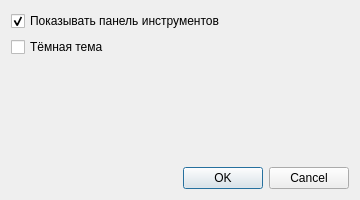
<?xml version="1.0" encoding="UTF-8"?>
<ui version="4.0">
 <class>SettingsDialog</class>
 <widget class="QDialog" name="SettingsDialog">
  <property name="geometry">
   <rect>
    <x>0</x>
    <y>0</y>
    <width>360</width>
    <height>200</height>
   </rect>
  </property>
  <property name="windowTitle">
   <string>Настройки</string>
  </property>
  <layout class="QVBoxLayout" name="verticalLayout">
   <item>
    <widget class="QCheckBox" name="checkBoxToolbar">
     <property name="text">
      <string>Показывать панель инструментов</string>
     </property>
     <property name="checked">
      <bool>true</bool>
     </property>
    </widget>
   </item>
   <item>
    <widget class="QCheckBox" name="checkBoxDark">
     <property name="text">
      <string>Тёмная тема</string>
     </property>
    </widget>
   </item>
   <item>
    <spacer name="verticalSpacer">
     <property name="orientation">
      <enum>Qt::Vertical</enum>
     </property>
     <property name="sizeHint" stdset="0">
      <size>
       <width>20</width>
       <height>40</height>
      </size>
     </property>
    </spacer>
   </item>
   <item>
    <widget class="QDialogButtonBox" name="buttonBox">
     <property name="standardButtons">
      <set>QDialogButtonBox::Cancel|QDialogButtonBox::Ok</set>
     </property>
    </widget>
   </item>
  </layout>
 </widget>
 <resources/>
 <connections>
  <connection>
   <sender>buttonBox</sender>
   <signal>accepted()</signal>
   <receiver>SettingsDialog</receiver>
   <slot>accept()</slot>
  </connection>
  <connection>
   <sender>buttonBox</sender>
   <signal>rejected()</signal>
   <receiver>SettingsDialog</receiver>
   <slot>reject()</slot>
  </connection>
 </connections>
</ui>
